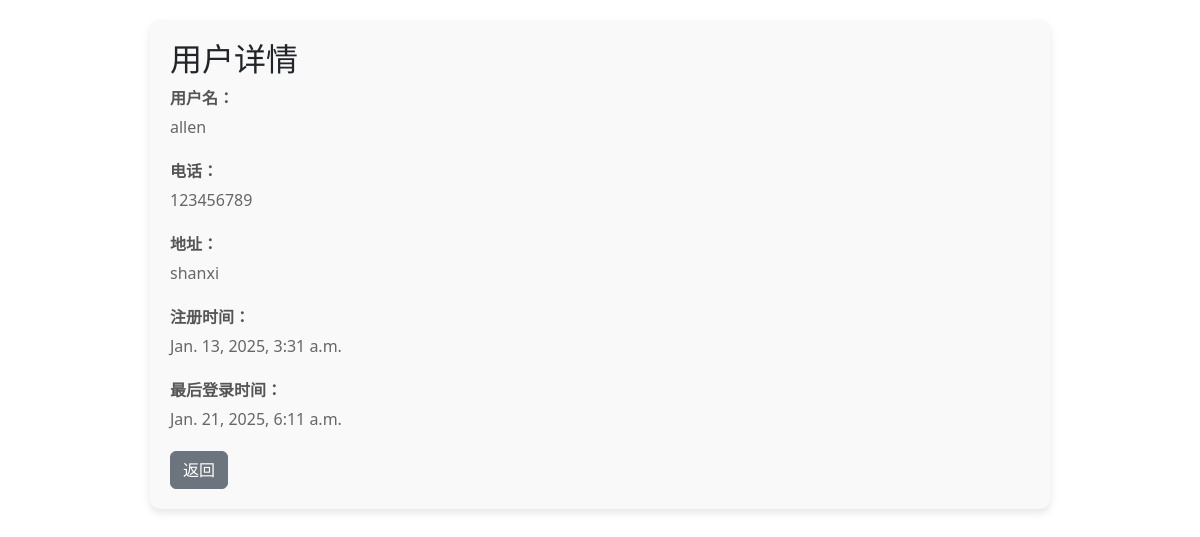
Page /user/1/ (signed in) on the committed database.
### users/models.py (models this page shows, shortened)
class CustomUser(AbstractUser):
    is_admin = models.BooleanField(default=False)
    phone_number = models.CharField(max_length=15, blank=True, null=True)  # 电话号码
    address = models.TextField(blank=True, null=True)  # 地址

### users/views.py (the view)
# urls.py: path('user/<int:user_id>/', views.user_detail, name='user_detail'),
@login_required
def user_detail(request, user_id):
    user = get_object_or_404(CustomUser, id=user_id)
    previous_url = request.META.get('HTTP_REFERER', 'default_url')
    return render(request, 'users/user_detail.html', {'user': user, 'previous_url': previous_url})

### templates/users/user_detail.html (shortened to what this page needs)
{% extends 'base_generic.html' %}
{% block content %}
<div class="user-detail-container">
<h2>用户详情</h2>
<div class="user-info">
    <label>用户名：</label>
    <p>{{ user.username }}</p>
</div>
<div class="user-info">
    <label>电话：</label>
    <p>{{ user.phone_number }}</p>
</div>
<div class="user-info">
    <label>地址：</label>
    <p>{{ user.address }}</p>
</div>
<div class="user-info">
    <label>注册时间：</label>
    <p>{{ user.date_joined }}</p>
</div>
<div class="user-info">
    <label>最后登录时间：</label>
    <p>{{ user.last_login }}</p>
</div>
<a href="{{ previous_url }}" class="btn btn-secondary">返回</a>
</div>
{% endblock %}

### templates/users/user_detail.html (style rules this page uses)
.user-detail-container { max-width: 900px; margin: 20px auto; padding: 20px; background-color: #f9f9f9; border-radius: 10px; box-shadow: 0 4px 8px rgba(0, 0, 0, 0.1); }
.user-info { margin-bottom: 20px; }
.user-info label { font-weight: bold; color: #555; }
.user-info p { font-size: 16px; color: #666; margin: 5px 0; }

### rows in the picture
CustomUser: username "allen", phone_number "123456789", address "shanxi", date_joined "Jan. 13, 2025, 3:31 a.m.", last_login "Jan. 21, 2025, 6:11 a.m."
